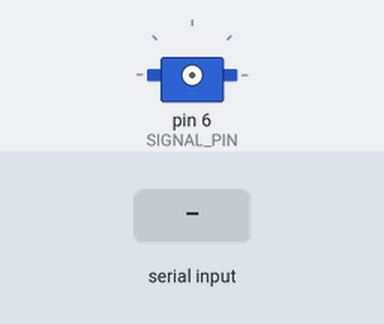
Bench run of a sketch on a simulated Arduino Nano, built with avr-gcc and run on an emulated ATmega328P. Parts: servo. Inputs (shaded band) come from the test bench. What the sketch prints to the serial monitor is not drawn.

Above: at 1.2 s.
1.3 s: "t" received over Serial
4.3 s: "s" received over Serial
5.8 s: "?" received over Serial
Timing chart, 0 to 8.8 s (numbered marks = the images above; inputs shaded):
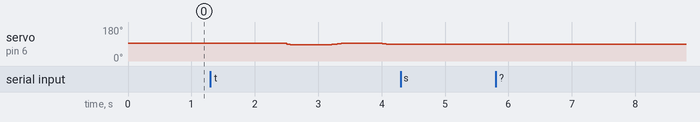

Measured:
- after the input at 4.3 s, every drawn part: stays the same
- after the input at 5.8 s, every drawn part: stays the same

The sketch:

back_left_test.ino
```cpp
// Classic Nano: back-left servo signal on shield D6/S.
// Servo power: external suitable supply; supply GND joined to Nano GND.
// Idle on boot. Send t for one 90 -> 85 -> 95 -> 90 test; s cancels.
#include <Servo.h>

constexpr uint8_t SIGNAL_PIN = 6;
constexpr uint8_t TARGETS[] = {90, 85, 95, 90};
Servo backLeft;
bool running = false;
uint8_t stage = 0;
int angle = 90;
unsigned long nextStep = 0;

void finish(const __FlashStringHelper *message) {
  backLeft.detach();
  running = false;
  Serial.println(message);
}

void setup() {
  Serial.begin(115200);
  Serial.println(F("ALBERT_BACK_LEFT ready; D6; t=test, s=stop; idle"));
}

void loop() {
  while (Serial.available()) {
    const char command = Serial.read();
    if (command == 's') {
      finish(F("STOPPED; servo pulses off"));
    } else if (command == '?' ) {
      Serial.println(F("ALBERT_BACK_LEFT; D6; t=test, s=stop"));
    } else if (command == 't' && !running) {
      angle = 90;
      stage = 0;
      backLeft.writeMicroseconds(1500);
      backLeft.attach(SIGNAL_PIN, 1000, 2000);
      running = true;
      nextStep = millis() + 700;
      Serial.println(F("TEST start; D6; commanded 90-85-95-90"));
    }
  }
  if (!running || static_cast<long>(millis() - nextStep) < 0) return;

  const int target = TARGETS[stage];
  if (angle != target) {
    angle += angle < target ? 1 : -1;
    backLeft.write(angle);
    nextStep = millis() + 30;
  } else if (++stage == sizeof(TARGETS) / sizeof(TARGETS[0])) {
    finish(F("TEST complete; commanded 90; servo pulses off"));
  } else {
    nextStep = millis() + 500;
  }
}
```
